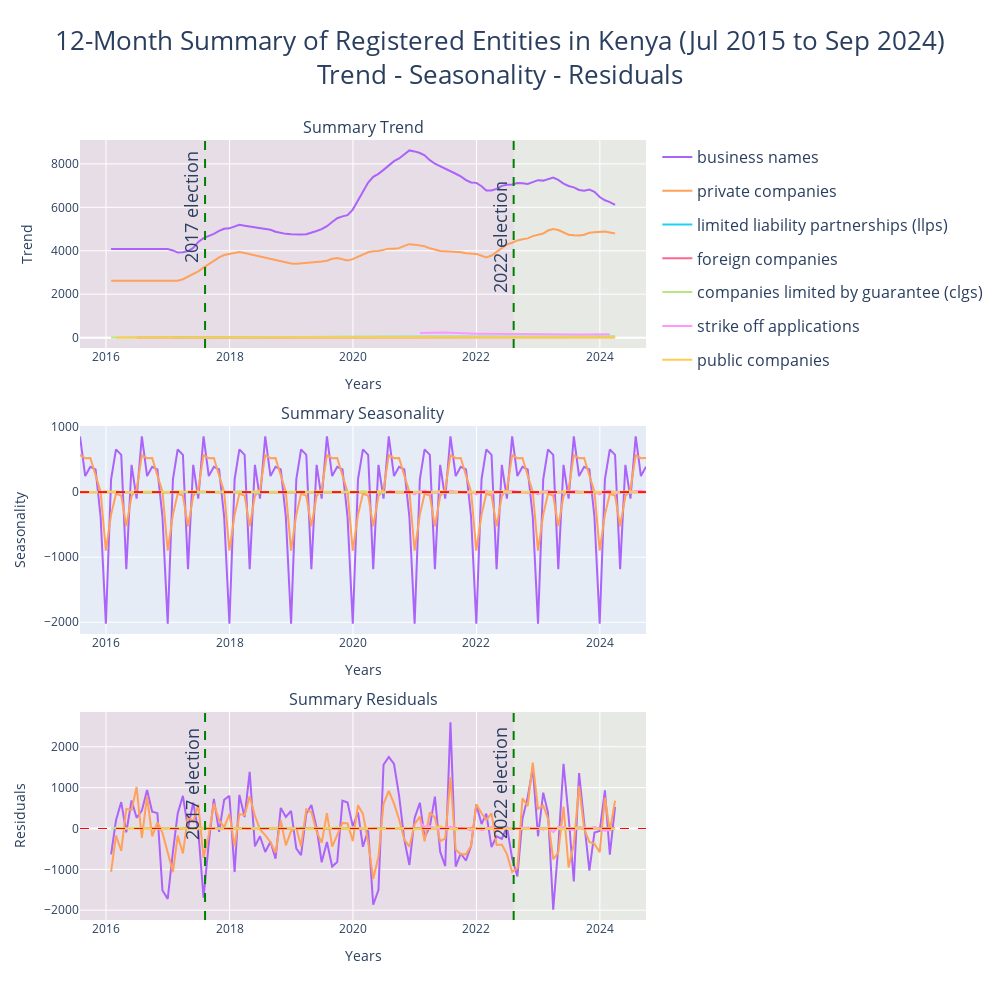

This figure's notebook cell:
### Markdown cell above
The interative plots are for easier interaction.

### Code cell
#|output-when-format-pdf: "Please visit {{< meta html_uri >}} to view/interact with the plot."

def get_decomposition(
        columns_used: list[str], trend_period = 12, 
        out: dict[Literal['start_date', 'end_date', 'actual_columns_used'], str] = None):
    actual_columns_used = []
    for column_used in columns_used:
        plot_series = all_registrations[column_used].dropna()
        if len(plot_series) < 2 * trend_period:
            continue
        actual_columns_used.append(column_used)
        __start_date = min(plot_series.index.date)
        __end_date = max(plot_series.index.date)
        out['start_date'] = min(out['start_date'] or __start_date, __start_date)
        out['end_date'] = max(out['end_date'] or __end_date, __end_date)
        out['actual_columns_used'].append(column_used)
        yield seasonal_decompose(plot_series, model='additive', period=trend_period), column_used

def draw_election_lines(start_date, end_date, fig, row, election_dates_y):
    date_list = [
        min(start_date, date(2017, 1, 1)) + timedelta(days=x) 
        for x 
        in range((end_date - start_date).days + 1)
    ]
    election_date_2017 = date(2017, 8, 9)
    election_date_2022 = date(2022, 8, 9)
    # Add vertical lines for election dates
    fig.add_vline(x=election_date_2017, line=dict(color='green', width=2, dash='dash'), row=row, col=1)
    fig.add_vline(x=election_date_2022, line=dict(color='green', width=2, dash='dash'), row=row, col=1)
    # Add colored regions
    fig.add_vrect(x0=min(date_list), x1=election_date_2022, fillcolor='#f62f3c', 
                  opacity=0.08, layer='below', line_width=0, row=row, col=1)
    fig.add_vrect(x0=election_date_2022, x1=max(date_list), fillcolor='#f8c811', 
                  opacity=0.08, layer='below', line_width=0, row=row, col=1)
    # Add text annotations for election dates
    fig.add_annotation(x=election_date_2017, y=election_dates_y[0], text='2017 election', 
                       textangle=-90, font=dict(size=18), showarrow=False, xanchor='right', 
                       row=row, col=1)
    fig.add_annotation(x=election_date_2022, y=election_dates_y[1], text='2022 election', 
                       textangle=-90, font=dict(size=18), showarrow=False, xanchor='right', 
                       row=row, col=1)
def interactive_plot(
        columns_used: list[str], trend_period = 12,
        election_dates_y_trend = (6000, 4600), election_dates_y_resid = (1100, 1100)):
    subplot_titles = ['Summary Trend', 'Summary Seasonality', 'Summary Residuals']
    fig = make_subplots(rows=3, cols=1, vertical_spacing=0.1, subplot_titles=subplot_titles,
        shared_xaxes=True, figure=go.Figure(layout=go.Layout(height=1000, width=1000)))
    out = {
        'start_date': None,
        'end_date': None,
        'actual_columns_used': []
    }
    for (decomposition, column_used), color_used in zip(
        get_decomposition(columns_used, trend_period, out), px.colors.qualitative.Plotly[3:]):
        # Plot trend component
        fig.add_trace(go.Scatter(
            x=decomposition.trend.index, y=decomposition.trend.values, mode='lines', 
            name=column_used, legendgroup=column_used, showlegend=True, line=dict(color=color_used)), 
            row=1, col=1)
        # Plot seasonal component
        fig.add_trace(go.Scatter(
            x=decomposition.seasonal.index, y=decomposition.seasonal.values, mode='lines', 
            name=column_used, legendgroup=column_used, showlegend=False, line=dict(color=color_used)), 
            row=2, col=1)
        fig.add_hline(y=0, line=dict(color='red', width=0.5, dash='dash'), row=2, col=1)
        # Plot residual component
        fig.add_trace(go.Scatter(
            x=decomposition.resid.index, y=decomposition.resid.values, mode='lines', 
            name=column_used, legendgroup=column_used, showlegend=False, line=dict(color=color_used)), 
            row=3, col=1)
        fig.add_hline(y=0, line=dict(color='red', width=0.5, dash='dash'), row=3, col=1)
    start_date = out['start_date']
    end_date = out['end_date']
    if start_date:
        draw_election_lines(start_date, end_date, fig, 1, election_dates_y_trend)
        draw_election_lines(start_date, end_date, fig, 3, election_dates_y_resid)
        fig.update_layout(
            title=dict(
                text=(
                    f'{trend_period}-Month Summary of Registered Entities in Kenya'
                    f' ({start_date.strftime("%b %Y")} to {end_date.strftime("%b %Y")})'
                    '<br>'
                    'Trend - Seasonality - Residuals'
                ),
                font=dict(size=26),
                x=0.5,
                xanchor='center',

                 
                y = 0.95,
                yanchor = 'top',
            ),
            showlegend=True,
            legend=dict(font=dict(size=16)),
        )
        fig.update_layout(margin=dict(t=140))
    fig.update_xaxes(showticklabels=True, title_text="Years", row=1, col=1)
    fig.update_xaxes(showticklabels=True, title_text="Years", row=2, col=1)
    fig.update_xaxes(showticklabels=True, title_text="Years", row=3, col=1)
    fig.update_yaxes(title_text="Trend", row=1, col=1)
    fig.update_yaxes(title_text="Seasonality", row=2, col=1)
    fig.update_yaxes(title_text="Residuals", row=3, col=1)
    return fig

interactive_plot(plot_columns + other_plot_columns)
